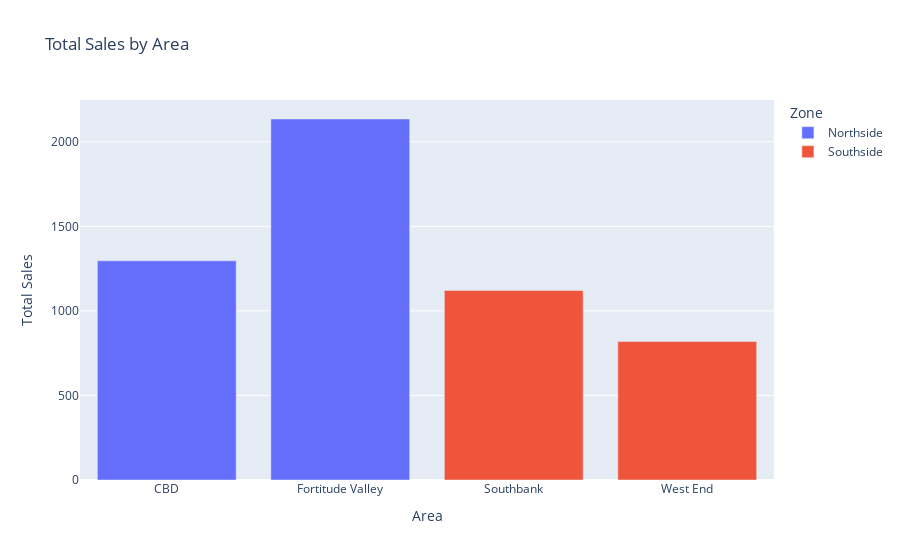

Notebook cell for this chart:
### Markdown cell above
#### This visualization is essential for gaining insights into the areas we sell to, as per our questions.
#### By creating a bar chart, we can easily compare total sales across different areas and zones within Brisbane City.
#### The color-coded bars represent sales by Zone, providing a clear visual representation of sales performance in each area.

### Code cell
# Create a bar chart for geographic analysis to visualize total sales by Area and Zone
region_sales = px.bar(area_sales, x='Area', y='Price', color='Zone', title='Total Sales by Area')
region_sales.update_xaxes(title_text='Area')
region_sales.update_yaxes(title_text='Total Sales')

# Show the visualizations
region_sales.show()

### Figure 1 — Plotly figure (JSON) as saved in the notebook; plotly's stock layout.template omitted (floating-point values rounded to 4 significant figures)
{"data": [{"alignmentgroup": "True", "hovertemplate": "Zone=Northside<br>Area=%{x}<br>Price=%{y}<extra></extra>", "legendgroup": "Northside", "marker": {"color": "#636efa", "pattern": {"shape": ""}}, "name": "Northside", "offsetgroup": "Northside", "orientation": "v", "showlegend": true, "textposition": "auto", "type": "bar", "x": ["CBD", "Fortitude Valley"], "xaxis": "x", "y": [1296.0, 2135.0], "yaxis": "y"}, {"alignmentgroup": "True", "hovertemplate": "Zone=Southside<br>Area=%{x}<br>Price=%{y}<extra></extra>", "legendgroup": "Southside", "marker": {"color": "#EF553B", "pattern": {"shape": ""}}, "name": "Southside", "offsetgroup": "Southside", "orientation": "v", "showlegend": true, "textposition": "auto", "type": "bar", "x": ["Southbank", "West End"], "xaxis": "x", "y": [1121.0, 818.7], "yaxis": "y"}], "layout": {"autosize": true, "barmode": "relative", "legend": {"title": {"text": "Zone"}, "tracegroupgap": 0}, "title": {"text": "Total Sales by Area"}, "xaxis": {"anchor": "y", "autorange": true, "domain": [0, 1], "range": [-0.5, 3.5], "title": {"text": "Area"}, "type": "category"}, "yaxis": {"anchor": "x", "autorange": true, "domain": [0, 1], "range": [0, 2247.0], "title": {"text": "Total Sales"}, "type": "linear"}}}
